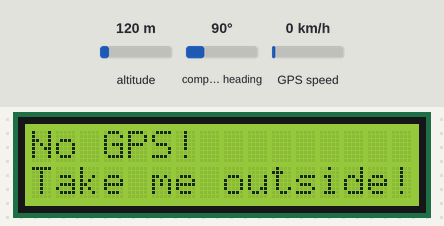
Bench run of a sketch on a simulated Arduino Uno, built with avr-gcc and run on an emulated ATmega328P. Shown: 16×2 character LCD. The test bench sets the inputs (shaded band); at power-on: altitude 120 m, compass heading 90°, GPS speed 0 km/h. The GPS gets a fix after 3 s at 37.7749, -122.4194 with 8 satellites.

Above: at 1.1 s.
At 3.1 s:
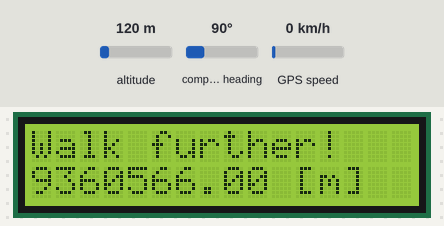

Measured:
- what the display in image 0 shows lasts 2.0 s, from 1.1 s to 3.1 s

The sketch:

sketch.ino
```cpp
/*
 * Reverse Geocache
 *
 * A geocache device which unlocks in a specific area.
 *
 * Parts used:
 * -----------
 * - Arduino UNO R3
 * - Ultimate GPS logger shield
 * - 16x2 LCD Shield
 * - 9V Battery
 */
#include <math.h>
#include <LiquidCrystal.h>
#include <Adafruit_GPS.h>
#include <SoftwareSerial.h>

// Defines
#define GPSECHO         false                   // True -> debug GPS raw
#define ANTIFLICKER     1000                    // Timeout for lcd
#define DEG2RAD         (0.01745329251994f)     // Multiply deg to get rad
#define REARTH          (6371000.0f)            // Earths radius in meters

// Declarations
float range = 9999;                             // Distance between src and pos
String position = "";                           // read from GPS
String tmp = "";

SoftwareSerial mySerial(3,2);                   // Software Serial on 3 (rx) and 2 (tx)
LiquidCrystal lcd(8, 9, 4, 5, 6, 7);            // Init 16x2 LCD
Adafruit_GPS GPS(&mySerial);                    // Use software serial for gps com

float lat1 = 0;
float lat2 = 0;
float lon1 = 0;
float lon2 = 0;

//String destination = "N46 59.776, E007 27.771";   // Test Zollikofen
String destination = "N46 55.090, E007 26.442";     // Gurten

// Prototypes
void useInterrupt(boolean);
void printMessage16x2(String line1, String line2);
void useInterrupt(boolean v);
float haversine(float lat1, float lon1, float lat2, float lon2);
float string2lon(String position);
float string2lat(String position);
String gps2string(void);
String int2fw(int x, int n);

void setup()
{
    lcd.begin(16, 2);
    lcd.clear();

    //Serial.begin(9600);
    //Serial.println("[DEBUGGING INFORMATIONS]:");

    GPS.begin(9600);
    GPS.sendCommand(PMTK_SET_NMEA_OUTPUT_RMCGGA); // Request RMC and GGA
    GPS.sendCommand(PMTK_SET_NMEA_UPDATE_1HZ);    // 1 Hz update rate
    useInterrupt(true);                           // Reads in bbackground

    delay(1000);
}

void loop()
{
    if (GPS.newNMEAreceived()) {                // Read nmea string if available
        if (!GPS.parse(GPS.lastNMEA())) {       // Parse string if possible
            return;
        }
    }

    if (GPS.fix) {                              // If there was a fix
        position = gps2string();                // get position string

        lat1 = string2lat(position);
        lat2 = string2lat(destination);
        lon1 = string2lon(position);
        lon2 = string2lon(destination);

        range = haversine(lat1, lon1, lat2, lon2);      // calculate dist to target

        tmp = String(range);
        tmp += " [m]";
        printMessage16x2("Walk further!", tmp);

        if (range < 20.0) {
            printMessage16x2("Unlocked!", "Password");     // Destination reached
        }

    } else {
        printMessage16x2("No GPS!", "Take me outside!");   // No fix available
    }
}


/**************************************************
 *  Name:       printMessage16x2()
 *  Returns:    nothing
 *  Params:     Line1, Line2
 *  Descr:      Print two strings on a 16x2 lcd
 **************************************************/
void printMessage16x2(String line1, String line2)
{
    lcd.clear();
    lcd.setCursor(0,0);
    lcd.print(line1);
    lcd.setCursor(0,1);
    lcd.print(line2);
    delay(ANTIFLICKER);
}


/**************************************************
 *  Name:       SIGNAL()
 *  Returns:    nothing
 *  Params:     nothing
 *  Descr:      Timer 0 interrupt service routine
 *              Gets called on timer0 overflow [1ms]
 **************************************************/
SIGNAL(TIMER0_COMPA_vect)
{
    char c = GPS.read();    // Read from serial input

    if (GPSECHO) {          // If GPSECHO is enabled
        if (c) {
            UDR0 = c;       // Send nmea char by char
        }
    }
}

/**************************************************
 *  Name:       useInterrupt()
 *  Returns:    nothing
 *  Params:     true/false
 *  Descr:      Sets up timer0 and Interrupt
 **************************************************/
void useInterrupt(boolean v)
{
    if (v) {
        OCR0A = 0xAF;           // Set up timer0
        TIMSK0 |= _BV(OCIE0A);  // Enable timer0
    } else {
        TIMSK0 &= ~_BV(OCIE0A); // Disable timer0
    }
}


/**************************************************
 *  Name:       int2fw()
 *  Returns:    string s
 *  Params:     int x, int n
 *  Descr:      returns a fixed-width string s
 **************************************************/
String int2fw(int x, int n)
{
    String s = (String)x;

    while (s.length() < n) {
        s = "0" + s;
    }

    return s;
}

/***************************************************************
 *  Name:       gps2string()
 *  Returns:    string s
 *  Params:     nothing
 *  Descr:      returns a string "Ndd mm.mmm, Wddd mm.mmm";
 ***************************************************************/
String gps2string(void)
{
    // fetch data
    String lat = (String)GPS.lat;
    String lon = (String)GPS.lon;
    String gps2lat, gps2lon;
    float latitude = GPS.latitude;
    float longitude = GPS.longitude;
    int dd = 0;
    int mm = 0;
    int mmm = 0;

    // lat string
    dd = (int) latitude/100;
    mm = (int) latitude % 100;
    mmm = (int) round(1000 * (latitude - floor(latitude)));
    gps2lat = lat + int2fw(dd, 2) + " " + int2fw(mm, 2) + "." + int2fw(mmm, 3);

    // lon string
    dd = (int) longitude/100;
    mm = (int) longitude % 100;
    mmm = (int) round(1000 * (longitude - floor(longitude)));
    gps2lon = lon + int2fw(dd, 3) + " " + int2fw(mm, 2) + "." + int2fw(mmm, 3);

    // Assemble
    return (gps2lat + ", " + gps2lon);
}

/**************************************************
 *  Name:       string2lat()
 *  Returns:    float latitude
 *  Params:     String position
 *  Descr:      returns the float representation of
 *              the current latitude.
 **************************************************/
float string2lat(String position)
{
    // returns radians: e.g. String position = "N38 58.892, W076 29.177";
    float lat = ((position.charAt(1) - '0') * 10.0) + \
                ((position.charAt(2) - '0') * 1.0) + \
                ((position.charAt(4) - '0') / 6.0) + \
                ((position.charAt(5) - '0') / 60.0) + \
                ((position.charAt(7) - '0') / 600.0) + \
                ((position.charAt(8) - '0') / 6000.0) + \
                ((position.charAt(9) - '0') / 60000.0);

    lat *= DEG2RAD;

    if (position.charAt(0) == 'S') {
        lat *= -1;    // Correct for hemispposition
    }

    return lat;
}

/**************************************************
 *  Name:       string2lon()
 *  Returns:    float longitude
 *  Params:     String position
 *  Descr:      returns the float representation of
 *              the current longitude.
 **************************************************/
float string2lon(String position)
{
    // returns radians: e.g. String position = "N38 58.892, W076 29.177";
    float lon = ((position.charAt(13) - '0') * 100.0) + \
                ((position.charAt(14) - '0') * 10.0) + \
                ((position.charAt(15) - '0') * 1.0) + \
                ((position.charAt(17) - '0') / 6.0) + \
                ((position.charAt(18) - '0') / 60.0) + \
                ((position.charAt(20) - '0') / 600.0) + \
                ((position.charAt(21) - '0') / 6000.0) + \
                ((position.charAt(22) - '0') / 60000.0);

    lon *= DEG2RAD;

    if (position.charAt(12) == 'W') {
        lon *= -1;    // Correct for hemispposition
    }

    return lon;
}

/**************************************************
 *  Name:       haversine()
 *  Returns:    float distance
 *  Params:     float lat1, lon1, lat2, lon2
 *  Descr:      Calculates the distance between
 *              two points given by (lat1/2 lon1/2)
 **************************************************/
float haversine(float lat1, float lon1, float lat2, float lon2)
{
    // returns the great-circle distance between two points
    float h =   sq((sin((lat1 - lat2) / 2.0))) + \
                (cos(lat1) * cos(lat2) * \
                 sq((sin((lon1 - lon2) / 2.0))));

    float d = 2.0 * REARTH * asin (sqrt(h));

    return d;
}
```
